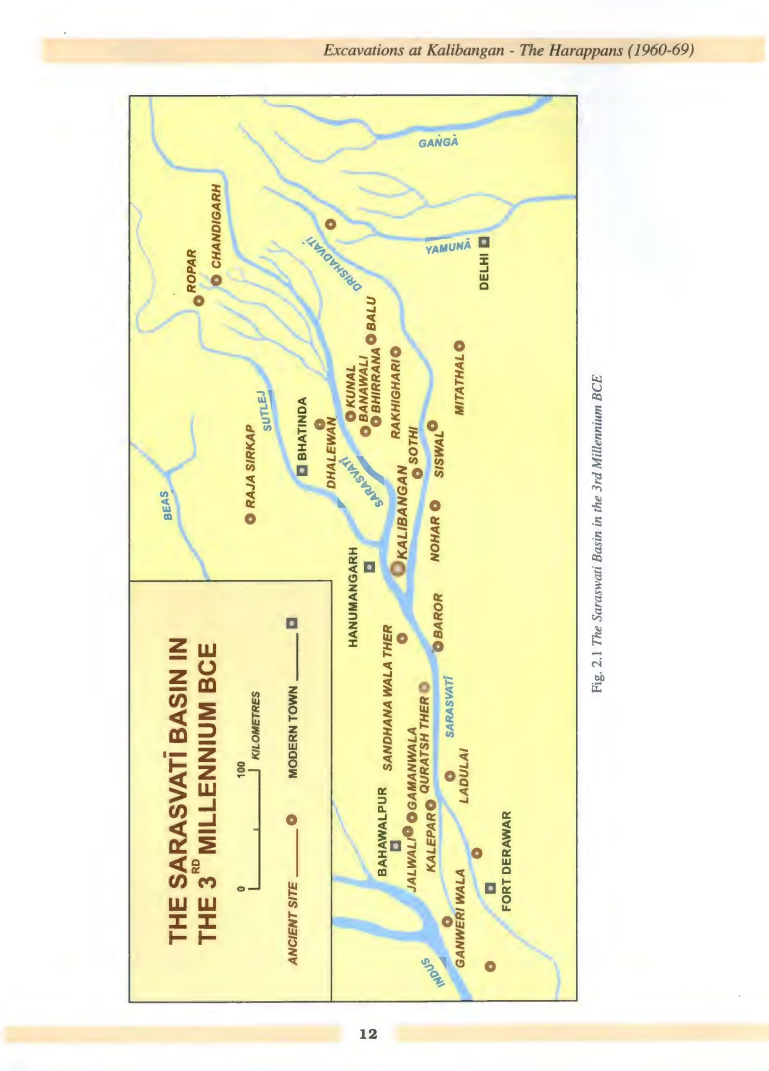
#> input picture benchmark/TIE/images/map/map (2).jpg, 2306 x 3211 px (shown at 1/3 size)
$ python -i preprocessing.py   (imports and definitions only)
#> lines starting #> are read from the running program, lines starting #| are printed output that depends on the picture; after the words box and inside, x2 and y2 are one past the last pixel; in counts of white or black regions, pixels touching at a corner belong together
#> further down, picture is the input picture: PIL image 2306x3211 RGB; mean R, G, B 246, 245.3, 212.5
'''This code preprocess the page. 1. grayscale  2. denoise   3.thresh . overall it black and white the page .
Also removes the unwanted color. Enhances the text with 200 dpi . removes unawanted borders .
Does not work for Shadow pages. if the page has a little shadow it darkens it very much'''

import cv2
import numpy as np
from pdf_to_pages import process_file

def preprocess_image(image):
    # Check if input is already numpy array
    if isinstance(image, np.ndarray):
        img = image
    else:
        # Convert PIL Image to OpenCV format
        img = cv2.cvtColor(np.array(image), cv2.COLOR_RGB2BGR)

    # Check if image is empty or has invalid dimensions
    if img is None or img.size == 0 or len(img.shape) != 3:
        # Return a blank image with same dimensions as input
        if isinstance(image, np.ndarray):
            return np.zeros_like(image)
        else:
            # If input was PIL Image, create a blank image with same size
            return np.zeros((image.height, image.width), dtype=np.uint8)

    # denoised =  cv2.fastNlMeansDenoisingColored(img, None, 10, 10, 7, 20)
    denoised  = cv2.bilateralFilter(img, 9, 75, 75)    #use any one if :: for higher qaulity for pages use this else use above

    # Convert to grayscale
    gray = cv2.cvtColor(denoised, cv2.COLOR_BGR2GRAY)
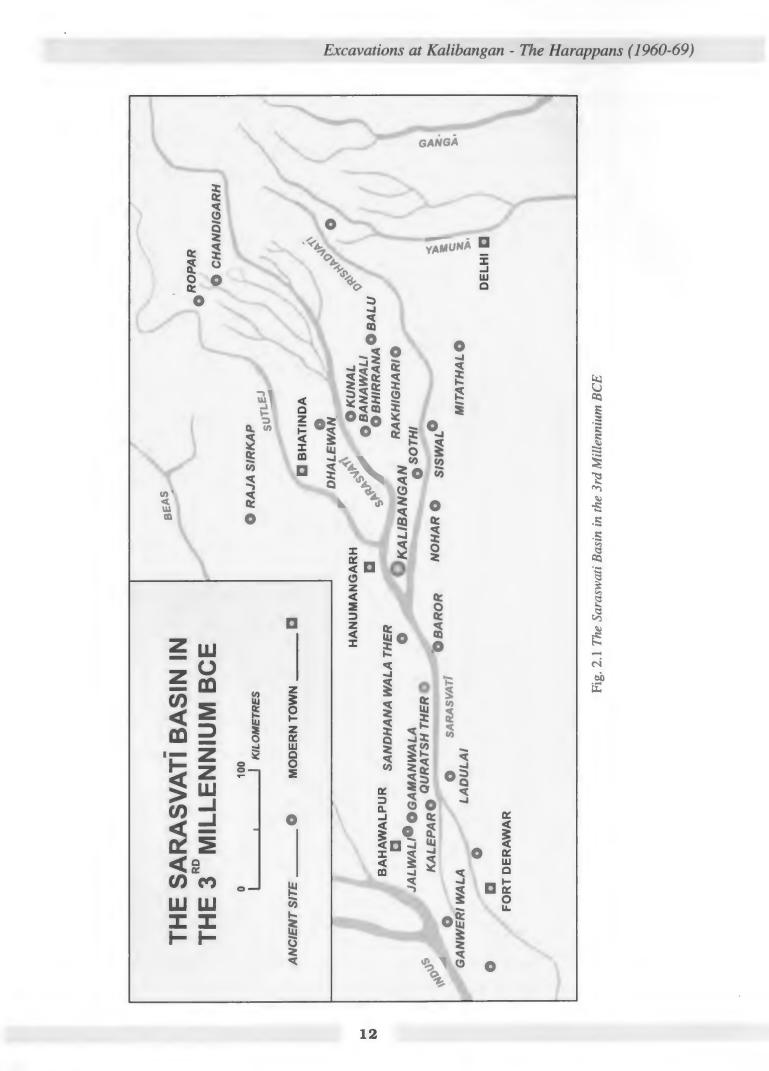
#> gray: shape (3211, 2306) (shown at 1/3 size); min 41, max 255, mean 241.8

    # Apply adaptive thresholding
    # thresh = cv2.adaptiveThreshold(gray, 255, cv2.ADAPTIVE_THRESH_GAUSSIAN_C, cv2.THRESH_BINARY, 11, 2)
    _, thresh = cv2.threshold(gray, 0, 255, cv2.THRESH_BINARY + cv2.THRESH_OTSU)   #better for document scans
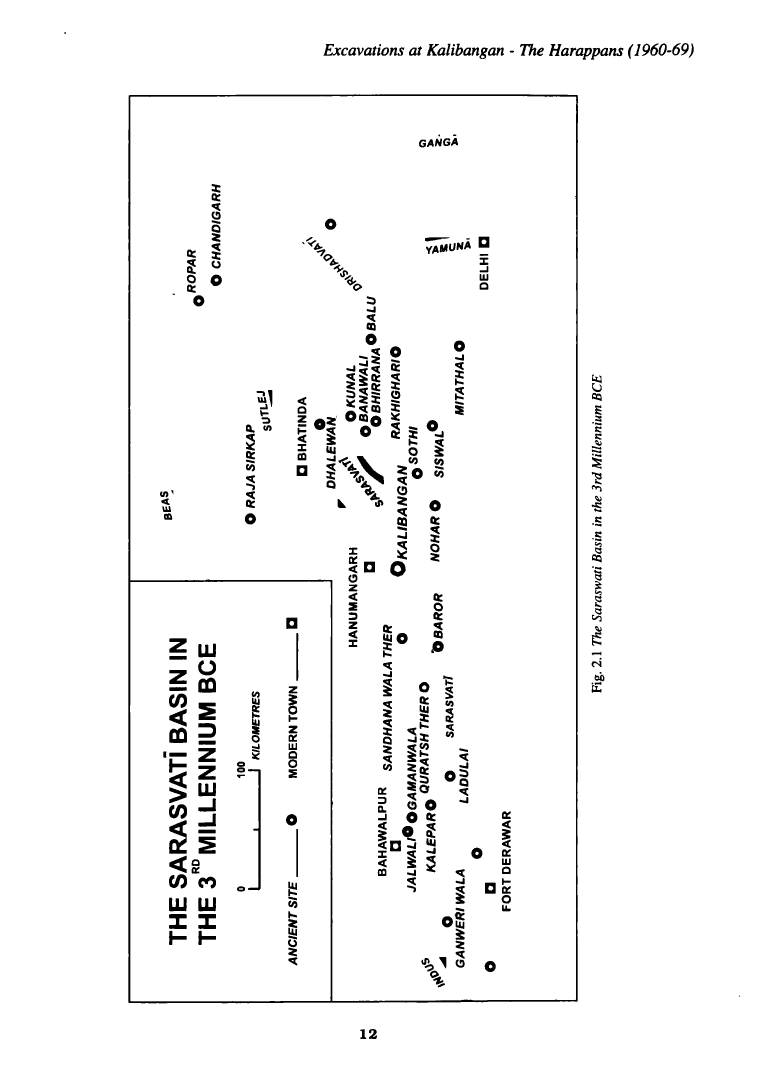
#> thresh: shape (3211, 2306) (shown at 1/3 size); 96.4% white; 484 black regions (3 under 20 px), largest, box (x1, y1, x2, y2) and area: (385, 283, 1734, 3010) 52050, (744, 2307, 782, 2671) 2977, (507, 2461, 560, 2561) 2870

    # rotated = deskew(thresh)
    pdf_page = thresh
    return pdf_page


# [6 lines of commented-out code are left out]

>>> from PIL import Image
>>> picture = Image.open('../benchmark/TIE/images/map/map (2).jpg')
>>> result = preprocess_image(picture)

$ run again, on benchmark/TIE/images/map/map (3).jpg
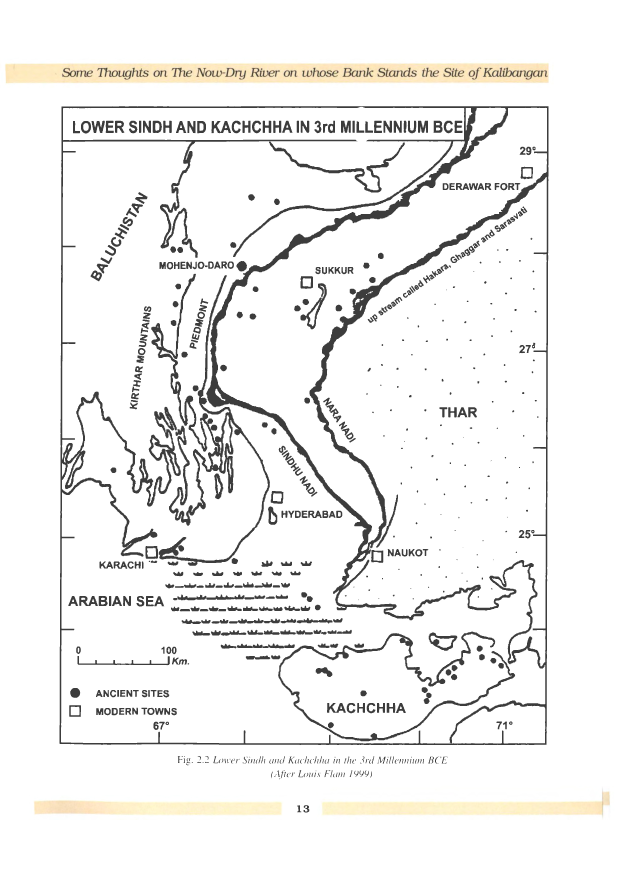
#> input picture benchmark/TIE/images/map/map (3).jpg, 2470 x 3500 px (shown at 1/4 size)
#> picture is the input picture: PIL image 2470x3500 RGB; mean R, G, B 241.1, 240.6, 239.3
#> in preprocess_image, `gray = cv2.cvtColor(denoised, cv2.COLOR_BGR2GRAY)`:
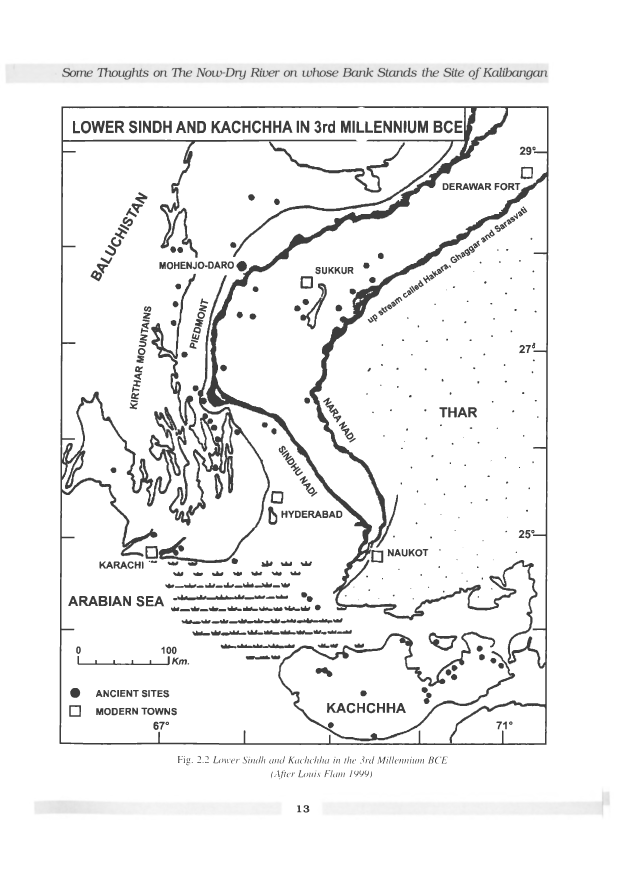
#> gray: shape (3500, 2470) (shown at 1/4 size); min 59, max 255, mean 240.6
#> in preprocess_image, `_, thresh = cv2.threshold(gray, 0, 255, cv2.THRESH_BINARY + cv2.THRESH..`:
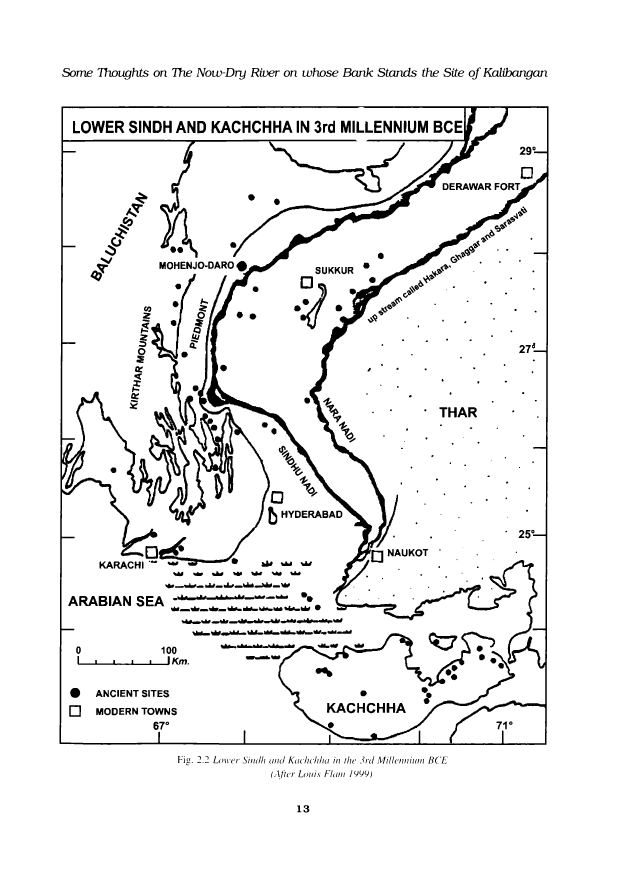
#> thresh: shape (3500, 2470) (shown at 1/4 size); 92.9% white; 661 black regions (56 under 20 px), largest, box (x1, y1, x2, y2) and area: (238, 425, 2194, 2980) 286264, (635, 1101, 1080, 2263) 44006, (1112, 2526, 2061, 2965) 26908

$ run again, on benchmark/TIE/images/map/map (4).jpg
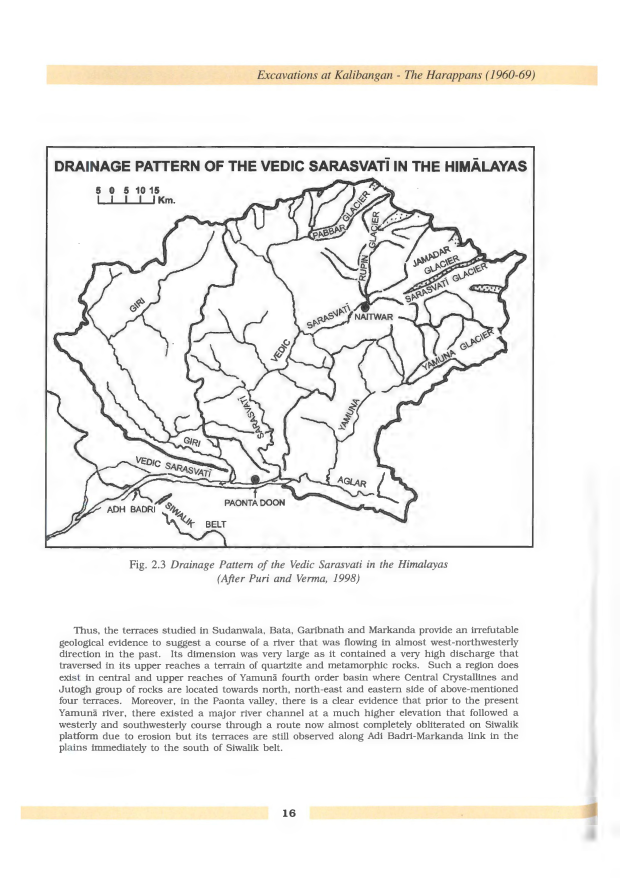
#> input picture benchmark/TIE/images/map/map (4).jpg, 2479 x 3512 px (shown at 1/4 size)
#> picture is the input picture: PIL image 2479x3512 RGB; mean R, G, B 241.5, 240.8, 239.4
#> in preprocess_image, `gray = cv2.cvtColor(denoised, cv2.COLOR_BGR2GRAY)`:
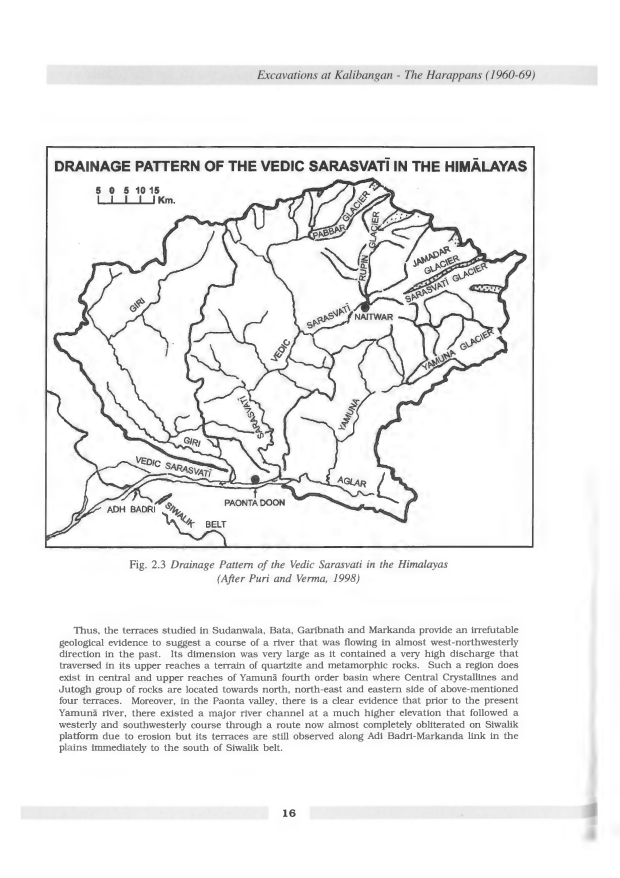
#> gray: shape (3512, 2479) (shown at 1/4 size); min 38, max 255, mean 240.9
#> in preprocess_image, `_, thresh = cv2.threshold(gray, 0, 255, cv2.THRESH_BINARY + cv2.THRESH..`:
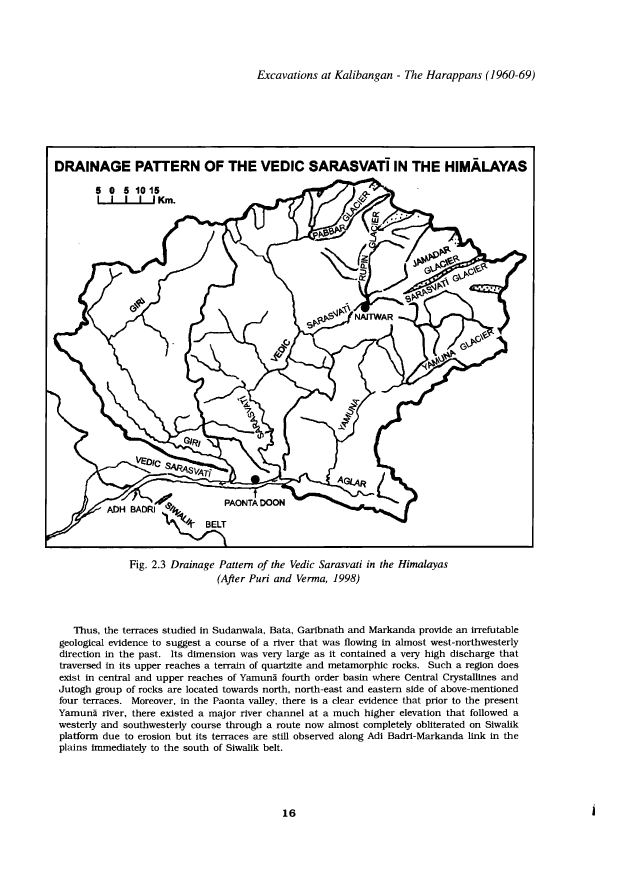
#> thresh: shape (3512, 2479) (shown at 1/4 size); 93.5% white; 1096 black regions (20 under 20 px), largest, box (x1, y1, x2, y2) and area: (213, 710, 2107, 2093) 196508, (180, 584, 2140, 2193) 63116, (1414, 959, 1618, 1250) 7393

$ run again, on benchmark/TIE/images/map/map (5).jpg
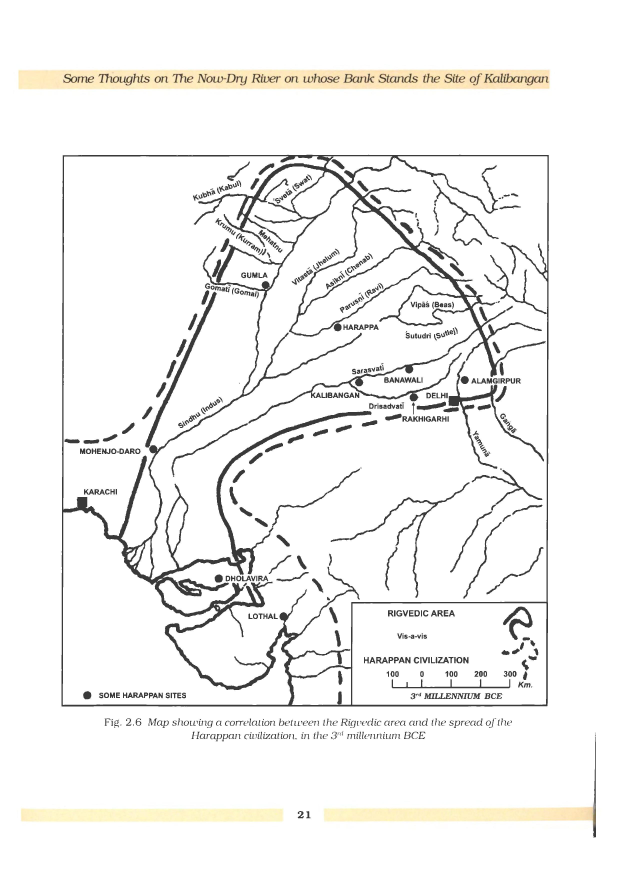
#> input picture benchmark/TIE/images/map/map (5).jpg, 2470 x 3500 px (shown at 1/4 size)
#> picture is the input picture: PIL image 2470x3500 RGB; mean R, G, B 243.2, 242.7, 241.3
#> in preprocess_image, `gray = cv2.cvtColor(denoised, cv2.COLOR_BGR2GRAY)`:
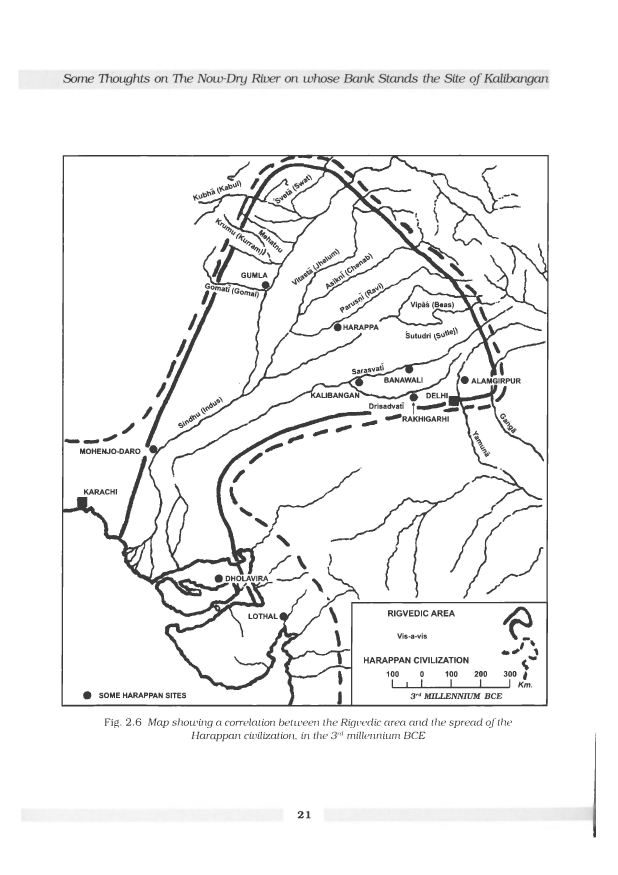
#> gray: shape (3500, 2470) (shown at 1/4 size); min 42, max 255, mean 242.7
#> in preprocess_image, `_, thresh = cv2.threshold(gray, 0, 255, cv2.THRESH_BINARY + cv2.THRESH..`:
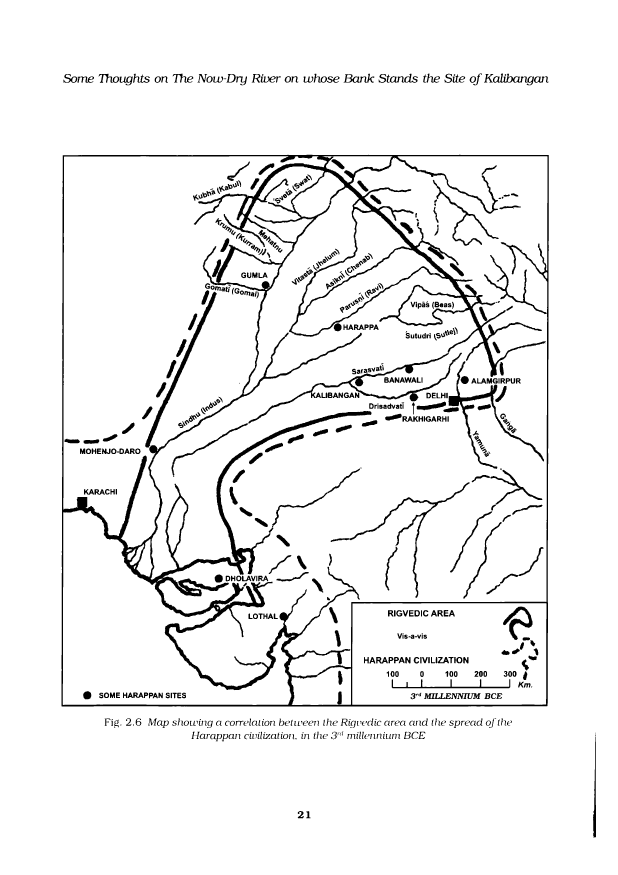
#> thresh: shape (3500, 2470) (shown at 1/4 size); 94.2% white; 638 black regions (38 under 20 px), largest, box (x1, y1, x2, y2) and area: (246, 619, 2195, 2826) 261472, (993, 1411, 1848, 1694) 13221, (1794, 1445, 2176, 1876) 11474
